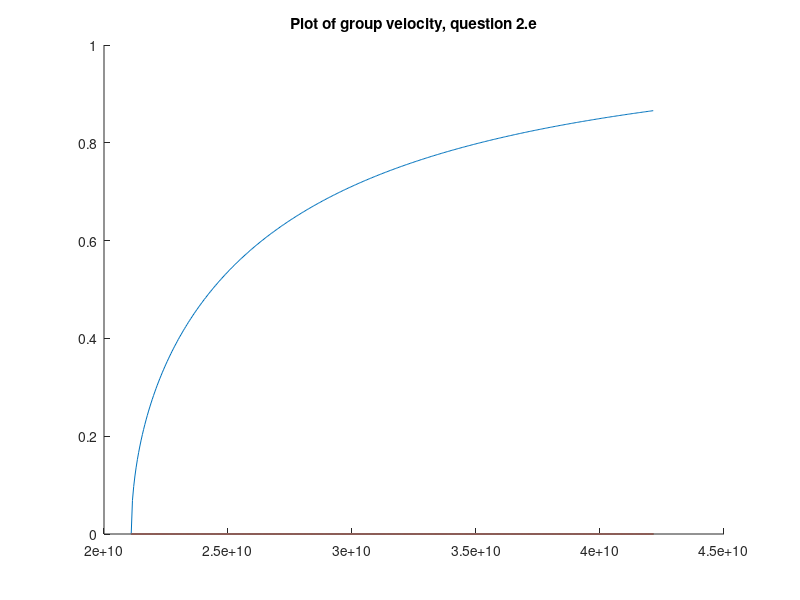

This figure's MATLAB source:

clear; close all;
%calculating the cutoff frequency
fc = 1*3e8/2/7.11e-3;
freq =fc:0.05e9:2*fc;
% vg = dw/db 
% the formula is c*sqrt(1 - (fc^2 / freq(k)^2))
vg_c = zeros(length(freq));
for k=1: length(freq)
    vg_c(k) = sqrt(1 - (fc^2 / freq(k)^2));
end
hold on
plot(freq,vg_c)
title('Plot of group velocity, question 2.e')

